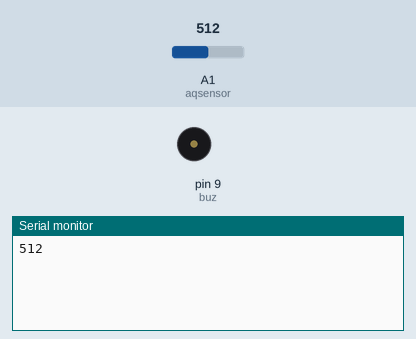
A sketch run on a simulated Arduino Uno, built with avr-gcc and run on an emulated ATmega328P. On the bench: buzzer (waves = sounding, pin HIGH), the last lines printed to the serial monitor. Inputs (shaded band) come from the test bench; at power-on: A1 (aqsensor) = 512. The modem accepts every AT command (registered, SIM ready, sends succeed) and sends nothing else.

Above: at 1.4 s.
1.5 s: A1 (aqsensor) set to 55
At 5.0 s:
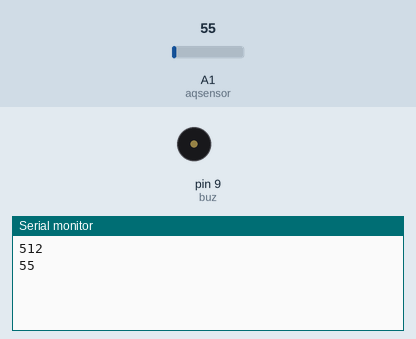
6.0 s: A1 (aqsensor) set to 45
At 7.84 s:
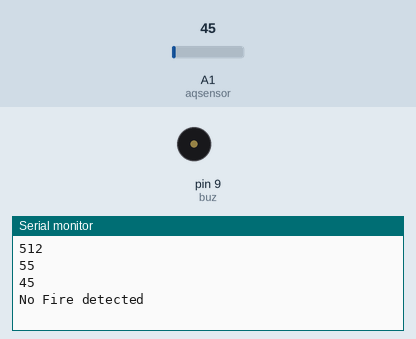
Timing chart, 0 to 9.3 s (numbered marks = the images above; inputs shaded):
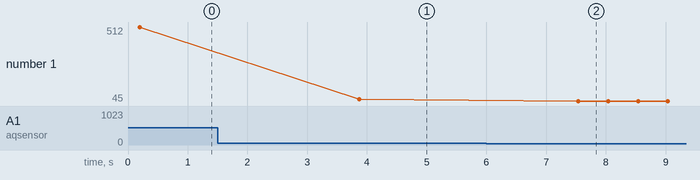

Measured:
- the behaviour switches between 51 and 50 on A1 (aqsensor) (found by bisection; images 1 and 2)
- after the input at 1.5 s, the serial monitor: prints a new line after 2.4 s (image 1)
- after the input at 6.0 s, the serial monitor: prints a new line after 1.5 s (image 2)
- plotted number 1: 512 → 55 after the input at 1.5 s, 55 → 45 after the input at 6.0 s

The sketch:

gsmtest.ino
```cpp
#include <SoftwareSerial.h>
SoftwareSerial mySerial(7,8); // connect gsm modem on this pin

char msg;
char call;

int buz = 9;  //buzzer connected to pin 9

const int aqsensor = A1;  //output of mq135 connected to A1 pin of Arduino
int threshold = 50;


int flamePin = 5;

void setup() {
   pinMode (buz,OUTPUT);
   pinMode (aqsensor,INPUT);
   pinMode(flamePin, INPUT);
      mySerial.begin(9600);

      Serial.println("System is Initializing..");
      digitalWrite(buz, LOW);

//      digitalWrite(led, LOW);
      delay(200); // wait for 2 seconds
Serial.begin(9600);
}

void loop() {
  // put your main code here, to run repeatedly:
  int ppm = analogRead(aqsensor); //read MQ135 analog outputs at A1 and store it in ppm
      Serial.println(ppm);            //print value of ppm in serial monitor

      if (ppm > threshold)            // check is ppm is greater than threshold or not
      {
     mySerial.print("AT+CMGF=1");                     // AT command to send SMS message
     digitalWrite(flamePin, HIGH);

      delay(1000);

      mySerial.println("AT+CMGS=\"+9779819379321\"\r");  // recipient's mobile number, in international format

      delay(1000);

      mySerial.println("Warning! smoke detected");                         // message to send

      delay(100);

      mySerial.println((char)26);                        // End AT command with a ^Z, ASCII code 26

      delay(1000);


    }
     else
    {
      //digitalWrite(led,LOW);   //jump here if ppm is not greater than threshold and turn off LED
      digitalWrite(buz,LOW);   //Turn off Buzzer
      Serial.println("No Fire detected");
    }
  delay (500);

}

void ReceiveMessage(){
  mySerial.println("AT+CNMT=2,2,0,0,0");
  delay(1000);
  if (mySerial.available()>0)
  {
    msg= mySerial.read();
  Serial.print(msg);

  }
}

  void MakeCall()
  {
    mySerial.println("ATD+9779819379321;");
    Serial.println("calling");
    delay(1000);

  }

  void HangupCall(){
    mySerial.println("ATH");
    Serial.println("Hangup call");
    delay(1000);
  }

    void ReceiveCall(){
      mySerial.println("ATA");
      delay(1000);
      {
        call = mySerial.read();
        Serial.print(call);
        }
    }
```
